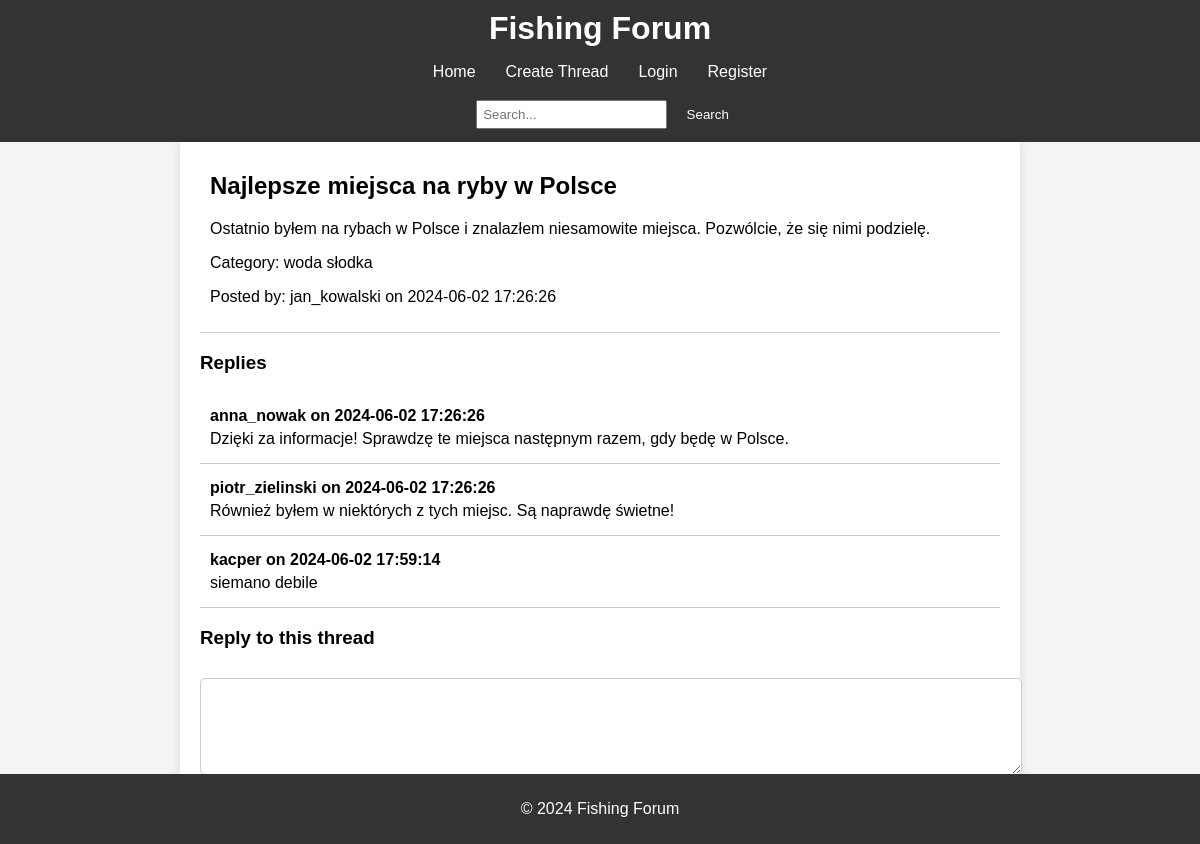
/php/thread.php?thread_id=1 (signed in), run on the app's committed database.
### tables this page shows
CREATE TABLE `threads` (
  `id` int(11) NOT NULL,
  `user_id` int(11) NOT NULL,
  `title` varchar(255) NOT NULL,
  `content` text NOT NULL,
  `category` varchar(50) DEFAULT NULL,
  `created_at` timestamp NOT NULL DEFAULT current_timestamp()
);

CREATE TABLE `users` (
  `id` int(11) NOT NULL,
  `username` varchar(50) NOT NULL,
  `email` varchar(100) NOT NULL,
  `password` varchar(255) NOT NULL,
  `created_at` timestamp NOT NULL DEFAULT current_timestamp()
);

CREATE TABLE `posts` (
  `id` int(11) NOT NULL,
  `thread_id` int(11) NOT NULL,
  `user_id` int(11) NOT NULL,
  `content` text NOT NULL,
  `created_at` timestamp NOT NULL DEFAULT current_timestamp()
);

### src/php/thread.php (the view, shortened to what this page needs)
<?php
require 'db.php';
$thread_id = $_GET['thread_id'];
$sql_thread = "SELECT threads.id, threads.title, threads.content, threads.category, threads.created_at, users.username
               FROM threads
               JOIN users ON threads.user_id = users.id
               WHERE threads.id = ?";
$stmt_thread = $conn->prepare($sql_thread);
$stmt_thread->bind_param('i', $thread_id);
$stmt_thread->execute();
$result_thread = $stmt_thread->get_result();
$thread = $result_thread->fetch_assoc();
$sql_replies = "SELECT posts.content, posts.created_at, users.username
                FROM posts
                JOIN users ON posts.user_id = users.id
                WHERE posts.thread_id = ?
                ORDER BY posts.created_at ASC";
$stmt_replies = $conn->prepare($sql_replies);
$stmt_replies->bind_param('i', $thread_id);
$stmt_replies->execute();
$result_replies = $stmt_replies->get_result();
?>
<!DOCTYPE html>
<html lang="en">
<head>
    <link rel="stylesheet" href="../../public/css/styles.css">
</head>
<body>
    <header>
        <h1>Fishing Forum</h1>
        <nav>
            <ul>
                <li><a href="../index.php">Home</a></li>
                <li><a href="../../public/create_thread.html">Create Thread</a></li>
                <li><a href="../../public/login.html">Login</a></li>
                <li><a href="../../public/register.html">Register</a></li>
            </ul>
            <form action="search.php" method="get">
                <input type="text" name="query" placeholder="Search...">
                <button type="submit">Search</button>
            </form>
        </nav>
    </header>
    <main>
        <div class="thread">
            <h2><?= htmlspecialchars($thread['title']) ?></h2>
            <p><?= htmlspecialchars($thread['content']) ?></p>
            <p>Category: <?= htmlspecialchars($thread['category']) ?></p>
            <p>Posted by: <?= htmlspecialchars($thread['username']) ?> on <?= $thread['created_at'] ?></p>
        </div>
        <h3>Replies</h3>
        <div id="replies">
            <?php
            if ($result_replies->num_rows > 0) {
                while($reply = $result_replies->fetch_assoc()) {
                    echo '<div class="reply">';
                    echo '<p>' . htmlspecialchars($reply['username']) . ' on ' . $reply['created_at'] . '</p>';
                    echo '<p>' . htmlspecialchars($reply['content']) . '</p>';
                    echo '</div>';
                }
            } else {
                echo '<p>No replies found.</p>';
            }
            ?>
        </div>
        <?php if (isset($_SESSION['user_id'])): ?>
            <h3>Reply to this thread</h3>
            <form id="replyForm" onsubmit="submitReply(event)">
                <textarea name="content" rows="5" cols="50" required></textarea>
                <button type="submit">Submit Reply</button>
            </form>
        <?php else: ?>
            <p>You need to be logged in to reply.</p>
        <?php endif; ?>
    </main>
    <footer>
        <p>&copy; 2024 Fishing Forum</p>
    </footer>
</body>
</html>

### public/css/styles.css (style rules this page uses)
body { font-family: Arial, sans-serif; background-color: #f4f4f4; margin: 0; padding: 0; }
header { background-color: #333; color: white; padding: 10px 0; text-align: center; }
header h1 { margin: 0; }
nav ul { list-style-type: none; padding: 0; display: flex; justify-content: center; }
nav ul li { margin: 0 15px; }
nav ul li a { color: white; text-decoration: none; }
nav form { display: inline-block; margin-left: 20px; }
nav input[type="text"] { padding: 5px; }
nav button { padding: 5px 10px; background-color: #555; color: white; border: none; cursor: pointer; }
main { padding: 20px; max-width: 800px; margin: auto; background-color: white; box-shadow: 0 0 10px rgba(0, 0, 0, 0.1); }
.thread, .reply { padding: 10px; border-bottom: 1px solid #ccc; }
.thread h2 { margin-top: 0; }
.reply p { margin: 5px 0; }
.reply p:first-child { font-weight: bold; }
form textarea { width: 100%; padding: 10px; margin-top: 10px; margin-bottom: 10px; border: 1px solid #ccc; border-radius: 5px; }
form button { padding: 10px 15px; background-color: #333; color: white; border: none; cursor: pointer; border-radius: 5px; }
footer { text-align: center; padding: 10px 0; background-color: #333; color: white; position: fixed; width: 100%; bottom: 0; }

### data on the page
threads: title "Najlepsze miejsca na ryby w Polsce", content "Ostatnio byłem na rybach w Polsce i znalazłem niesamowite miejsca. Pozwólcie, że się nimi podzielę.", category "woda słodka", user.username "jan_kowalski", created_at "2024-06-02 17:26:26"
posts: user.username "anna_nowak", created_at "2024-06-02 17:26:26", content "Dzięki za informacje! Sprawdzę te miejsca następnym razem, gdy będę w Polsce."
posts: user.username "piotr_zielinski", created_at "2024-06-02 17:26:26", content "Również byłem w niektórych z tych miejsc. Są naprawdę świetne!"
posts: user.username "kacper", created_at "2024-06-02 17:59:14", content "siemano debile"
